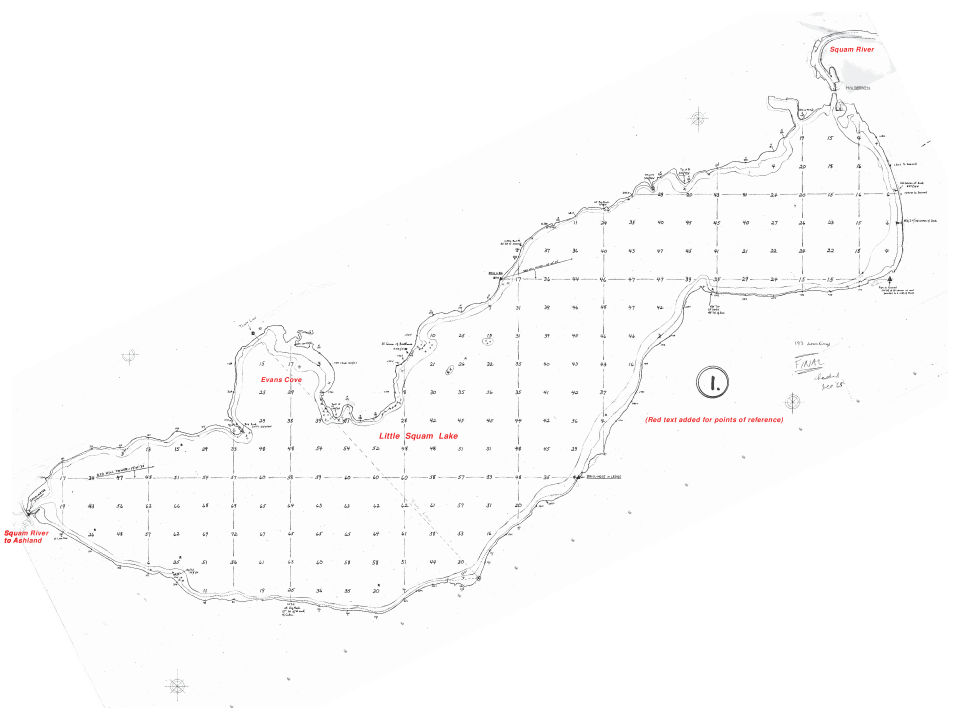
#> input picture washburn_images/map_1-little_squam.png, 2880 x 2160 px (shown at 1/3 size)
$ python click_for_coordinates.py -i washburn_images/map_1-little_squam.png
#> lines starting #> are read from the running program, lines starting #| are printed output that depends on the picture
#> in main, img is the input picture: shape (2160, 2880, 3); mean B, G, R 251.5, 251.4, 251.6
#!/usr/bin/python

import numpy as np
import cv2
import argparse
import os

img = None
img_fresh = None
vertices = []
x_scale_factor = 0
y_scale_factor = 0


def render_image():
    print("rendering image...")

    global img, x_scale_factor, y_scale_factor

    new_w = 2000
    new_h = 1200

    x_scale_factor = float(img.shape[1]) / float(new_w)
#> x_scale_factor = 1.44
    y_scale_factor = float(img.shape[0]) / float(new_h)
#> y_scale_factor = 1.8

    img_for_display = cv2.resize(img, (2000, 1200))
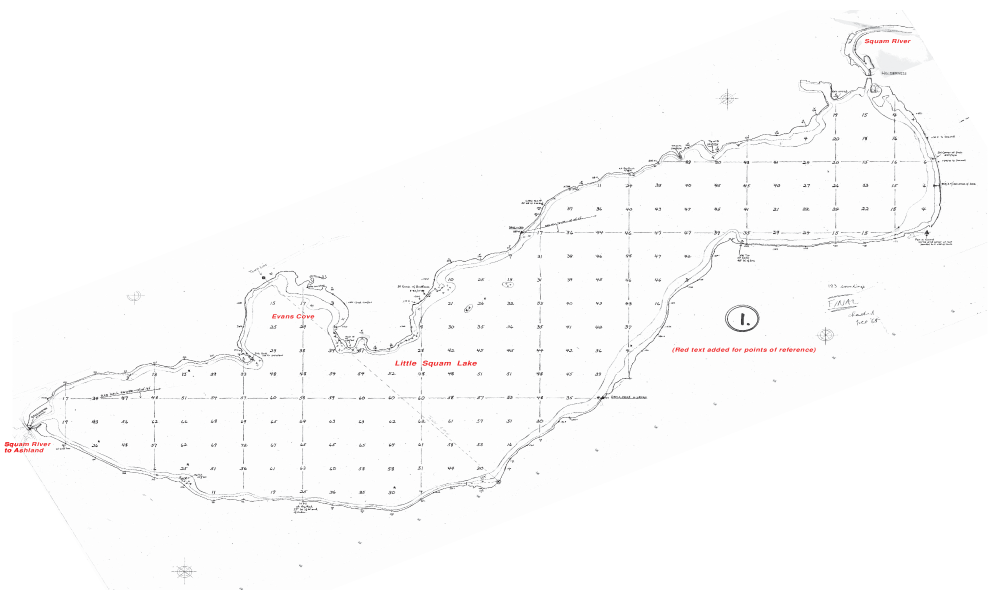
#> img_for_display: shape (1200, 2000, 3) (shown at 1/2 size); mean B, G, R 251.5, 251.4, 251.6
    cv2.imshow('image', img_for_display)


# [46 lines left out: functions add_point, delete_last_point, export_points, render_polygon, click_handler, not called in this run]

def main():
    print("starting main()...")

    global img, img_fresh

    parser = argparse.ArgumentParser(description='Simple map processor')
    parser.add_argument('-i', type=str, required=True, help='input image file path')

    args = parser.parse_args()

    print("args: ", args)

    img = cv2.imread(args.i)
    img_fresh = img.copy()

    #img_for_display = cv2.resize(img, (2000, 1200))

    cv2.namedWindow("image")
    cv2.setMouseCallback("image", click_handler)
    #cv2.imshow('image', img_for_display)

    render_image()


    while(1):
        k = cv2.waitKey(0) & 0xFF
#> (key q is pressed here)
        print("k = "+str(k))
        if k == ord('q'):
            break

        elif k == ord('e'): # 'e' = export points
            export_points()

        elif k == ord('d'): # 'd' = delete last point
            delete_last_point()

        elif k == ord('r'): # 'r' = render polygon
            render_polygon()


if __name__ == "__main__":
    main()

$ run again, on washburn_images/map_11-long_island_shortline_detail.png
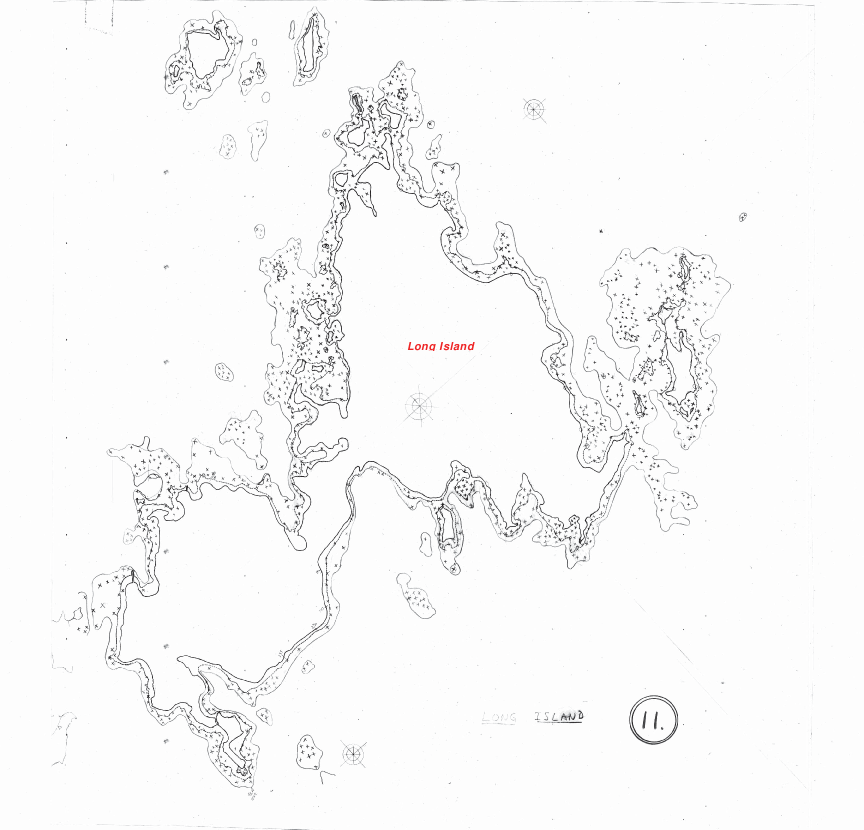
#> input picture washburn_images/map_11-long_island_shortline_detail.png, 1728 x 1659 px (shown at 1/2 size)
#> in main, img is the input picture: shape (1659, 1728, 3); mean B, G, R 249, 248.9, 248.9
#> in render_image, `img_for_display = cv2.resize(img, (2000, 1200))`:
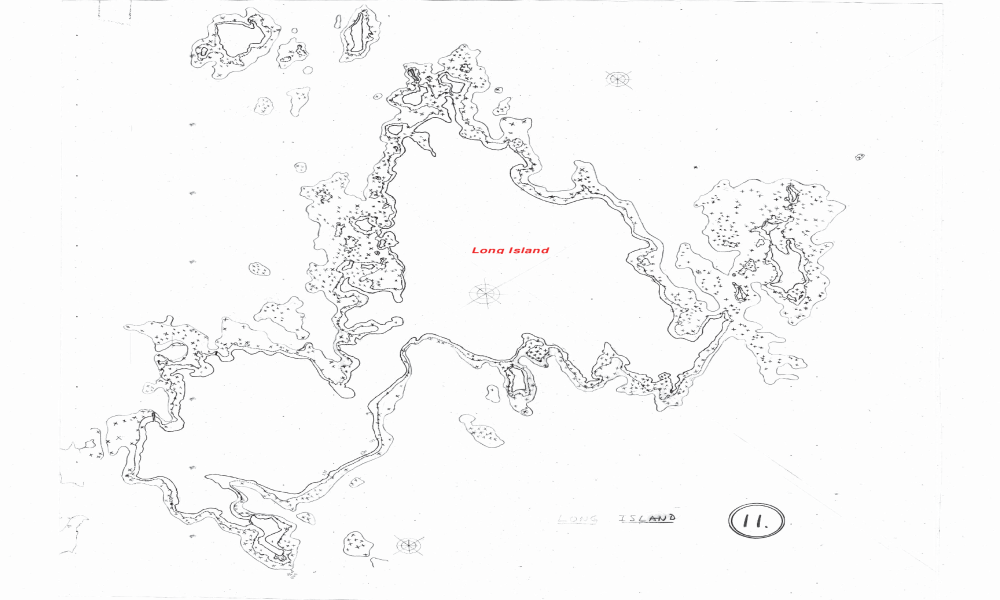
#> img_for_display: shape (1200, 2000, 3) (shown at 1/2 size); mean B, G, R 248.9, 248.9, 248.9

$ run again, on washburn_images/map_2-cotton_cove.png
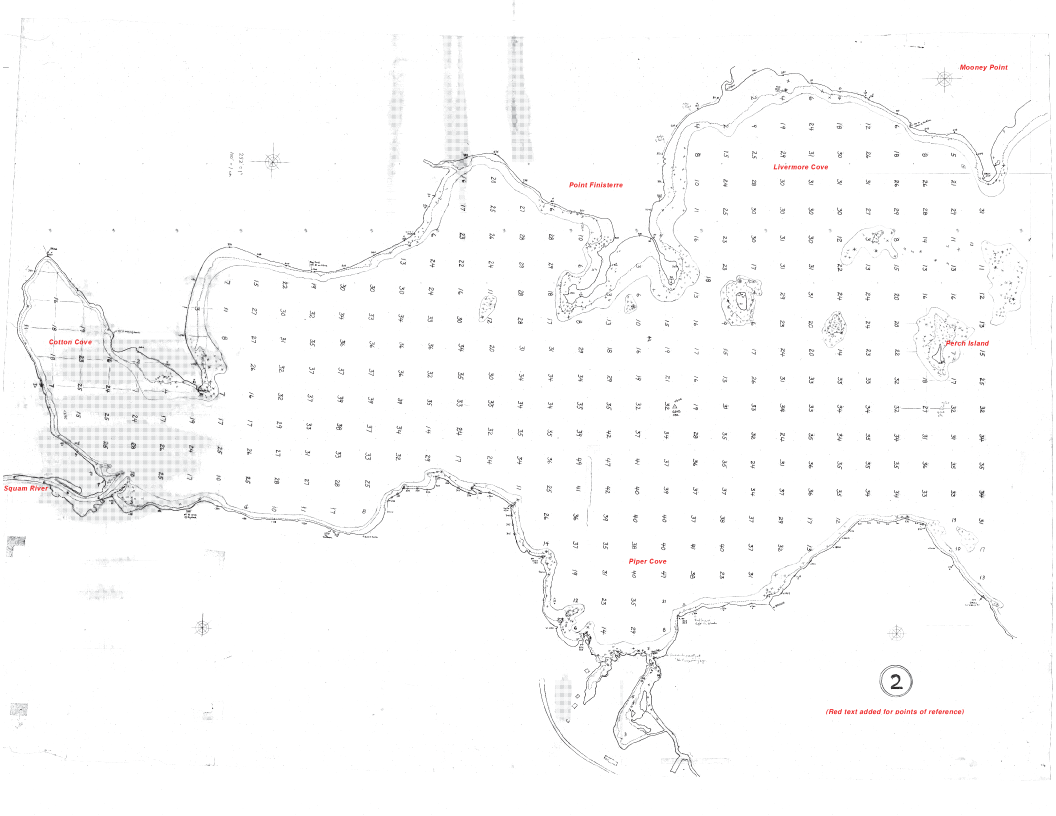
#> input picture washburn_images/map_2-cotton_cove.png, 3168 x 2448 px (shown at 1/3 size)
#> in main, img is the input picture: shape (2448, 3168, 3); mean B, G, R 251.5, 251.4, 251.6
#> in render_image, `img_for_display = cv2.resize(img, (2000, 1200))`:
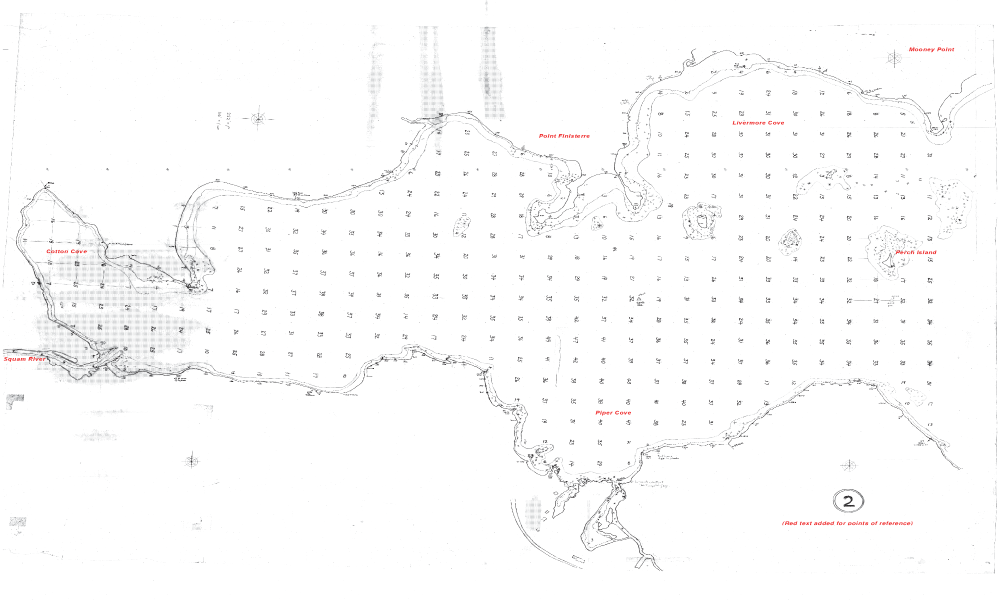
#> img_for_display: shape (1200, 2000, 3) (shown at 1/2 size); mean B, G, R 251.5, 251.4, 251.6

$ run again, on washburn_images/map_4-moon_and_bowman_islands.png
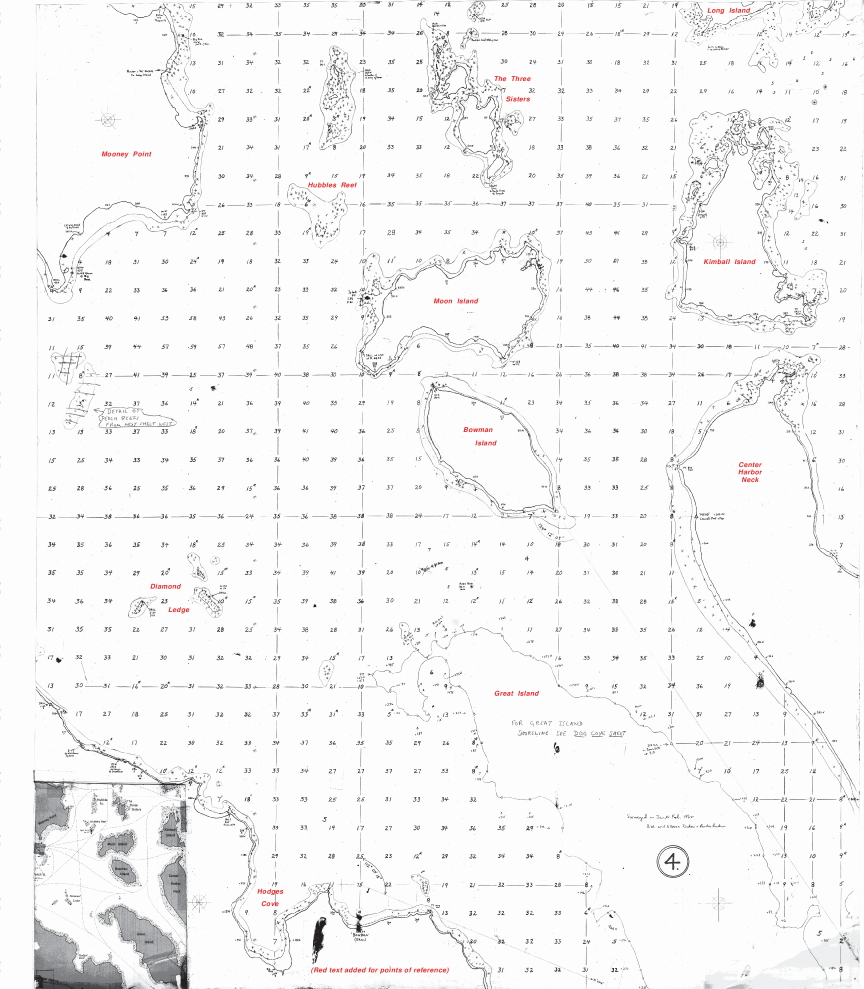
#> input picture washburn_images/map_4-moon_and_bowman_islands.png, 2592 x 2966 px (shown at 1/3 size)
#> in main, img is the input picture: shape (2966, 2592, 3); mean B, G, R 245.9, 245.8, 246
#> in render_image, `img_for_display = cv2.resize(img, (2000, 1200))`:
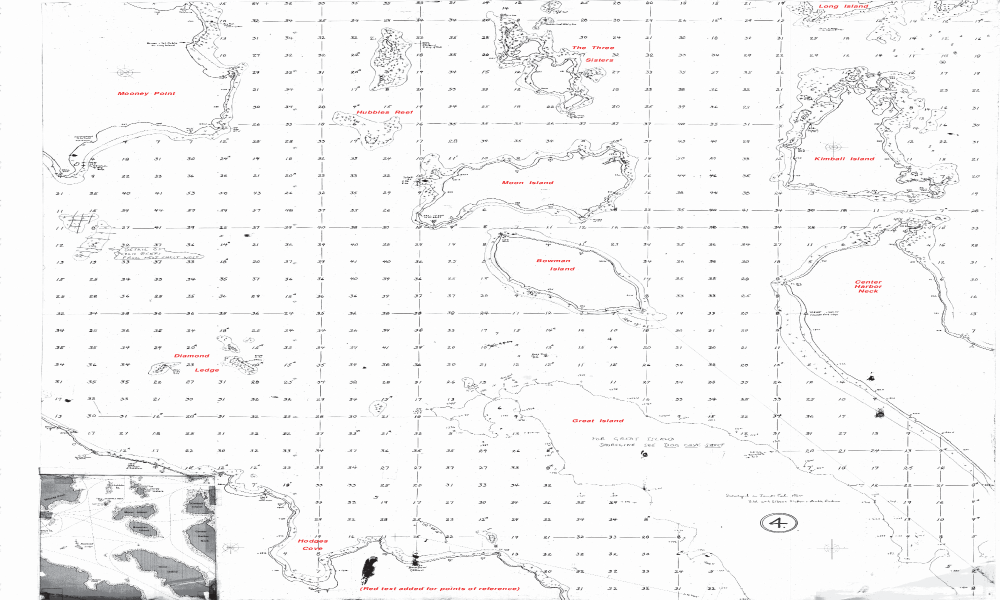
#> img_for_display: shape (1200, 2000, 3) (shown at 1/2 size); mean B, G, R 245.9, 245.7, 246
